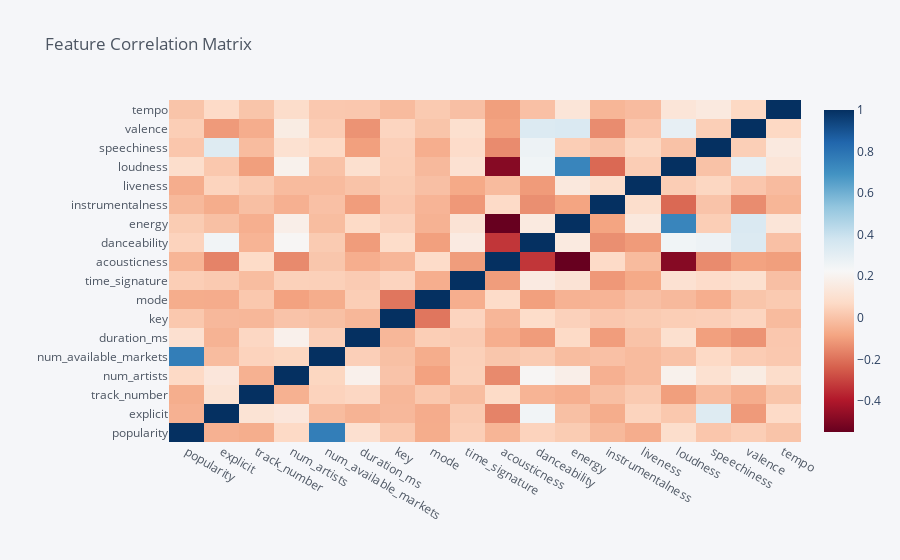

Notebook code cell kept with this figure:
### Markdown cell above
Quando existem muitas variáveis que desejamos analisar, uma matriz numérica pode não ser a melhor visualização. 

Por isso, podemos plotar um **_heatmap_** (mapa de calor) para visualizar tais correlações.

Uma visualização interativa pode ser bem útil para isso, pois conseguimos visualizar, para cada célula, as variáveis correlacionadas e o valor da correlação.

### Code cell
df_hits.corr().iplot(kind='heatmap', 
                     colorscale="RdBu", 
                     title="Feature Correlation Matrix")

### Figure 1 — Plotly figure (JSON) as saved in the notebook; plotly's stock layout.template omitted (floating-point values rounded to 4 significant figures; data arrays with more than 128 entries replaced by an {"elided": "..."} marker saying what was removed)
{"data": [{"colorscale": [[0, "rgb(103,0,31)"], [0.1, "rgb(178,24,43)"], [0.2, "rgb(214,96,77)"], [0.3, "rgb(244,165,130)"], [0.4, "rgb(253,219,199)"], [0.5, "rgb(247,247,247)"], [0.6, "rgb(209,229,240)"], [0.7, "rgb(146,197,222)"], [0.8, "rgb(67,147,195)"], [0.9, "rgb(33,102,172)"], [1, "rgb(5,48,97)"]], "x": ["popularity", "explicit", "track_number", "num_artists", "num_available_markets", "duration_ms", "key", "mode", "time_signature", "acousticness", "danceability", "energy", "instrumentalness", "liveness", "loudness", "speechiness", "valence", "tempo"], "y": ["popularity", "explicit", "track_number", "num_artists", "num_available_markets", "duration_ms", "key", "mode", "time_signature", "acousticness", "danceability", "energy", "instrumentalness", "liveness", "loudness", "speechiness", "valence", "tempo"], "z": {"elided": "18x18 float values"}, "zmax": 1, "zmin": -0.5493, "type": "heatmap"}], "layout": {"legend": {"bgcolor": "#F5F6F9", "font": {"color": "#4D5663"}}, "paper_bgcolor": "#F5F6F9", "plot_bgcolor": "#F5F6F9", "title": {"font": {"color": "#4D5663"}, "text": "Feature Correlation Matrix"}, "xaxis": {"gridcolor": "#E1E5ED", "showgrid": true, "tickfont": {"color": "#4D5663"}, "title": {"font": {"color": "#4D5663"}, "text": ""}, "zerolinecolor": "#E1E5ED"}, "yaxis": {"gridcolor": "#E1E5ED", "showgrid": true, "tickfont": {"color": "#4D5663"}, "title": {"font": {"color": "#4D5663"}, "text": ""}, "zerolinecolor": "#E1E5ED"}}}
